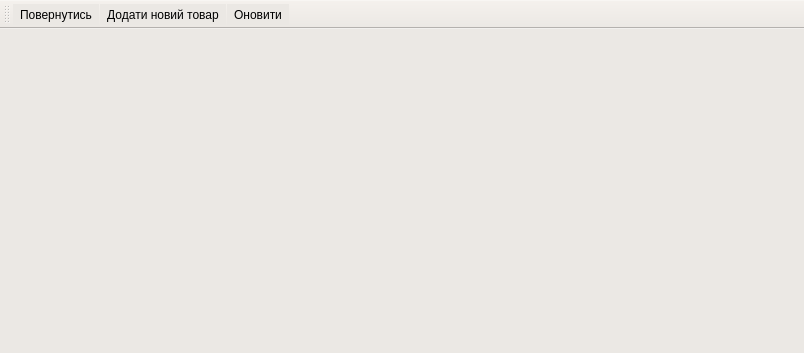
<?xml version="1.0" encoding="UTF-8"?>
<ui version="4.0">
 <class>Products</class>
 <widget class="QMainWindow" name="Products">
  <property name="geometry">
   <rect>
    <x>0</x>
    <y>0</y>
    <width>804</width>
    <height>353</height>
   </rect>
  </property>
  <property name="windowTitle">
   <string>MainWindow</string>
  </property>
  <property name="styleSheet">
   <string notr="true">background-color: #EBE8E4;</string>
  </property>
  <widget class="QWidget" name="centralwidget"/>
  <widget class="QMenuBar" name="menubar">
   <property name="geometry">
    <rect>
     <x>0</x>
     <y>0</y>
     <width>804</width>
     <height>26</height>
    </rect>
   </property>
  </widget>
  <widget class="QStatusBar" name="statusbar"/>
  <widget class="QToolBar" name="toolBar">
   <property name="windowTitle">
    <string>toolBar</string>
   </property>
   <attribute name="toolBarArea">
    <enum>TopToolBarArea</enum>
   </attribute>
   <attribute name="toolBarBreak">
    <bool>false</bool>
   </attribute>
   <addaction name="back"/>
   <addaction name="add"/>
   <addaction name="update"/>
  </widget>
  <action name="add">
   <property name="icon">
    <iconset resource="resource.qrc">
     <normaloff>:/prefix/img/plus.png</normaloff>:/prefix/img/plus.png</iconset>
   </property>
   <property name="text">
    <string>Додати новий товар</string>
   </property>
   <property name="toolTip">
    <string>Додавання нового товару в таблицю</string>
   </property>
  </action>
  <action name="update">
   <property name="icon">
    <iconset resource="resource.qrc">
     <normaloff>:/prefix/img/obnova.png</normaloff>:/prefix/img/obnova.png</iconset>
   </property>
   <property name="text">
    <string>Оновити</string>
   </property>
   <property name="toolTip">
    <string>Оновити сторінку</string>
   </property>
  </action>
  <action name="back">
   <property name="icon">
    <iconset resource="resource.qrc">
     <normaloff>:/prefix/img/arrow.png</normaloff>:/prefix/img/arrow.png</iconset>
   </property>
   <property name="text">
    <string>Повернутись</string>
   </property>
   <property name="toolTip">
    <string>Поврнутись до меню</string>
   </property>
  </action>
 </widget>
 <resources>
  <include location="resource.qrc"/>
 </resources>
 <connections/>
</ui>
